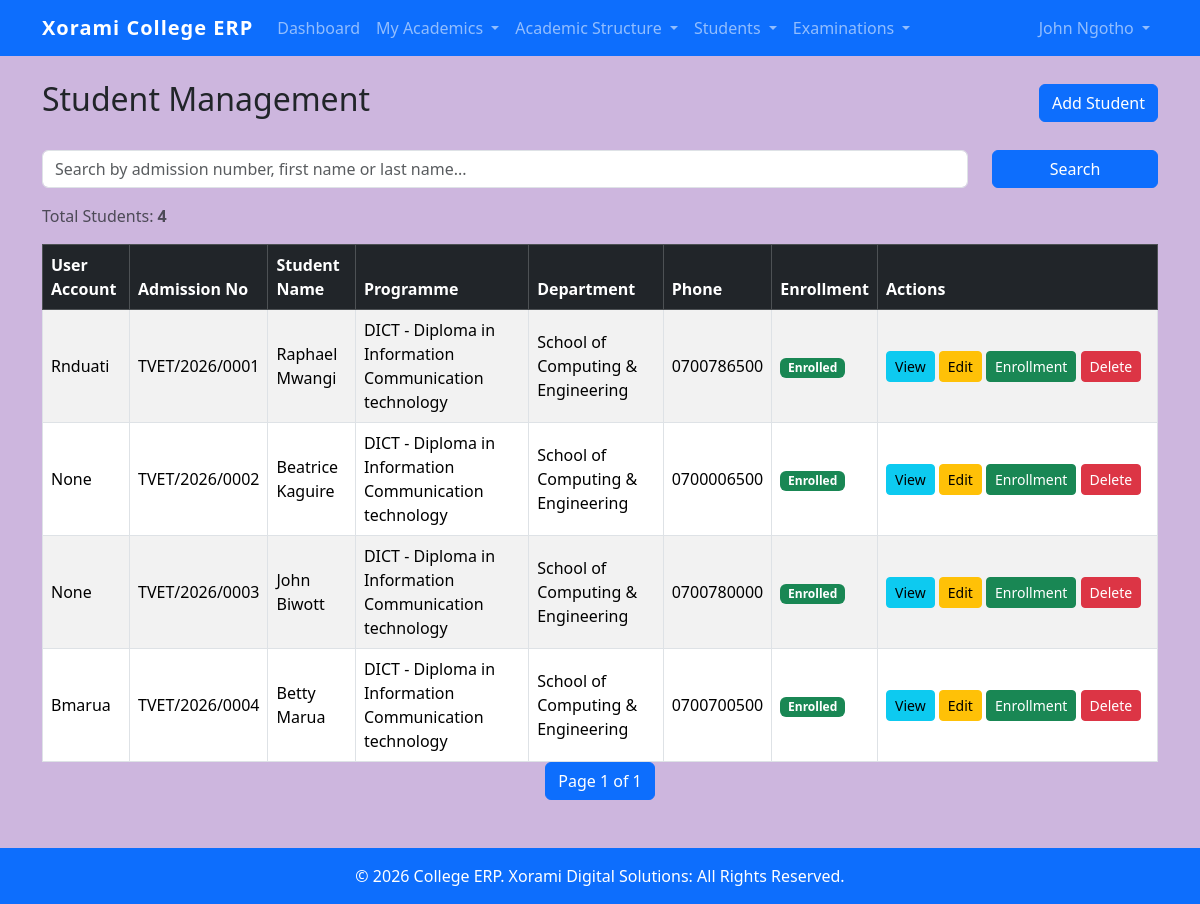
Page /students/ (signed in) on the committed database.
### students/models.py (models this page shows, shortened)
class Student(models.Model):
    ACTIVE = "ACTIVE"
    INACTIVE = "INACTIVE"
    STATUS_CHOICES = [
        (ACTIVE, "Active"),
        (INACTIVE, "Inactive"),
    ]
    user = models.OneToOneField(
        User,
        on_delete=models.CASCADE,
        related_name="student_profile",
        null=True,
        blank=True,
    )
    admission_no = models.CharField(
        max_length=20,
        unique=True,
        blank=True,
    )
    first_name = models.CharField(
        max_length=100,
    )
    middle_name = models.CharField(
        max_length=100,
        blank=True,
    )
    last_name = models.CharField(
        max_length=100,
    )
    gender = models.CharField(
        max_length=10,
        choices=Applicant.GENDER_CHOICES,
    )
    date_of_birth = models.DateField(
        null=True,
        blank=True,
    )
    id_number = models.CharField(
        max_length=20,
        unique=True,
        null=True,
        blank=True,
    )
    phone = models.CharField(
        max_length=20,
    )
    email = models.EmailField(
        blank=True,
    )
    address = models.TextField(
        blank=True,
    )
    programme = models.ForeignKey(
        Programme,
        on_delete=models.PROTECT,
        related_name="students",
    )
    admission_date = models.DateField(
        default=timezone.now,
    )
    status = models.CharField(
        max_length=10,
        choices=STATUS_CHOICES,
        default=ACTIVE,
    )
    created_at = models.DateTimeField(
        auto_now_add=True,
    )
    updated_at = models.DateTimeField(
        auto_now=True,
    )
    class Meta:
        ordering = [
            "admission_no",
        ]
    @property
    def current_enrollment(self):
        return (
            self.enrollments
            .filter(
                status=SemesterEnrollment.ENROLLED,
            )
            .select_related(
                "programme_level",
                "academic_year",
                "semester",
            )
            .order_by(
                "-academic_year",
                "-semester",
                "-id",
            )
            .first()
        )

class Programme(models.Model):
    ARTISAN = "ARTISAN"
    CERTIFICATE = "CERTIFICATE"
    DIPLOMA = "DIPLOMA"
    HIGHER_DIPLOMA = "HIGHER_DIPLOMA"
    AWARD_CHOICES = [
        (ARTISAN, "Artisan"),
        (CERTIFICATE, "Certificate"),
        (DIPLOMA, "Diploma"),
        (HIGHER_DIPLOMA, "Higher Diploma"),
    ]
    course = models.ForeignKey(
        Course,
        on_delete=models.PROTECT,
        related_name="programmes",
    )
    code = models.CharField(
        max_length=20,
        unique=True,
    )
    name = models.CharField(
        max_length=200,
    )
    award = models.CharField(
        max_length=30,
        choices=AWARD_CHOICES,
    )
    duration_semesters = models.PositiveSmallIntegerField(
        default=2,
    )
    description = models.TextField(
        blank=True,
    )
    is_active = models.BooleanField(
        default=True,
    )
    created_at = models.DateTimeField(
        auto_now_add=True,
    )
    updated_at = models.DateTimeField(
        auto_now=True,
    )
    class Meta:
        ordering = [
            "course",
            "award",
            "name",
        ]
        unique_together = (
            "course",
            "award",
            "name",
        )

class Course(models.Model):
    department = models.ForeignKey(
        Department,
        on_delete=models.PROTECT,
        related_name="courses",
    )
    code = models.CharField(
        max_length=20,
        unique=True,
    )
    name = models.CharField(
        max_length=200,
    )
    description = models.TextField(
        blank=True,
    )
    is_active = models.BooleanField(
        default=True,
    )
    created_at = models.DateTimeField(
        auto_now_add=True,
    )
    updated_at = models.DateTimeField(
        auto_now=True,
    )
    class Meta:
        ordering = [
            "department",
            "name",
        ]
        unique_together = (
            "department",
            "name",
        )

class Department(models.Model):
    code = models.CharField(
        max_length=20,
        unique=True,
    )
    name = models.CharField(
        max_length=100,
        unique=True,
    )
    description = models.TextField(
        blank=True,
    )
    is_active = models.BooleanField(
        default=True,
    )
    created_at = models.DateTimeField(
        auto_now_add=True,
    )
    updated_at = models.DateTimeField(
        auto_now=True,
    )
    class Meta:
        ordering = [
            "name",
        ]
        verbose_name = "Department"
        verbose_name_plural = "Departments"

### students/views.py (the view, shortened to what this page needs)
@login_required
@permission_required(
    "students.view_student",
    raise_exception=True,
)
def student_list(request):
    query = request.GET.get("q")
    students = (
        Student.objects
        .select_related(
            "programme",
            "programme__course",
            "programme__course__department",
        )
        .order_by(
            "admission_no"
        )
    )
    paginator = Paginator(
        students,
        10
    )
    page_number = request.GET.get(
        "page"
    )
    page_obj = paginator.get_page(
        page_number
    )
    return render(
        request,
        "students/student_list.html",
        {
            "page_obj": page_obj,
            "query": query,
            "total_students": students.count(),
        }
    )

### students/templatetags/student_extras.py (called while the page is built)
@register.filter
def has_group(user, group_name):
    if user.is_anonymous:
        return False
    return user.groups.filter(name=group_name).exists()

### templates/students/student_list.html (shortened to what this page needs)
{% extends "base.html" %}
{% block content %}
<div class="d-flex justify-content-between align-items-center mb-4">
<h2>Student Management</h2>
<a href="{% url 'student_create' %}"
   class="btn btn-primary">
    Add Student
</a>
</div>
<form method="GET" class="row mb-3">
<div class="col-md-10">
    <input
        type="text"
        name="q"
        class="form-control"
        placeholder="Search by admission number, first name or last name..."
        value="{{ query|default:'' }}">
</div>
<div class="col-md-2">
    <button
        class="btn btn-primary w-100"
        type="submit">
        Search
    </button>
</div>
</form>
<p class="text-muted">
Total Students:
<strong>{{ total_students }}</strong>
</p>
<div class="table-responsive">
<table class="table table-striped table-hover table-bordered align-middle">
<thead class="table-dark">
    <tr>
        <th>User Account</th>
        <th>Admission No</th>
        <th>Student Name</th>
        <th>Programme</th>
        <th>Department</th>
        <th>Phone</th>
        <th>Enrollment</th>
        <th width="280">Actions</th>
    </tr>
</thead>
<tbody>
{% for student in page_obj %}
    <tr>
        <td>{{ student.user }}</td>
        <td>{{ student.admission_no }}</td>
        <td>
            {{ student.first_name }}
            {{ student.last_name }}
        </td>
        <td> {{ student.programme.code }} - {{ student.programme.name }}</td>
        <td>{{ student.programme.course.department.name }}</td>
        <td>{{ student.phone }}</td>
        <td>
            {% if student.current_enrollment %}
                <span class="badge bg-success">
                    Enrolled
                </span>
            {% else %}
                <span class="badge bg-secondary">
                    Not Enrolled
                </span>
            {% endif %}
        </td>
        <td class="text-nowrap">
            <a href="{% url 'student_detail' student.id %}"
               class="btn btn-info btn-sm">
                View
            </a>
            <a href="{% url 'student_update' student.id %}"
               class="btn btn-warning btn-sm">
                Edit
            </a>
            {% if student.current_enrollment %}
                <a href="{% url 'semester_enrollment_detail' student.current_enrollment.id %}"
                   class="btn btn-success btn-sm">
                    Enrollment
                </a>
            {% else %}
                <a href="{% url 'enroll_student' student.id %}"
                   class="btn btn-primary btn-sm">
                    Enroll
                </a>
            {% endif %}
            <a href="{% url 'student_delete' student.id %}"
               class="btn btn-danger btn-sm">
                Delete
            </a>
        </td>
    </tr>
{% empty %}
    <tr>
        <td colspan="8" class="text-center">
            No students found.
        </td>
    </tr>
{% endfor %}
</tbody>
</table>
</div>
<nav>
<ul class="pagination justify-content-center">
<li class="page-item active">
    <span class="page-link">
        Page {{ page_obj.number }}
        of
        {{ page_obj.paginator.num_pages }}
    </span>
</li>
</ul>
</nav>
{% endblock %}

### templates/includes/nav/account_menu.html (shortened to what this page needs)
<li class="nav-item dropdown">
    <a class="nav-link dropdown-toggle"
       href="#"
       role="button"
       data-bs-toggle="dropdown"
       aria-expanded="false">
        {{ user.get_full_name|default:user.username }}
    </a>
</li>

### static/css/style.css (style rules this page uses)
body { background-color:#cdb6de; }
.table { margin-bottom:0; }

### rows in the picture
Student: user "Rnduati", admission_no "TVET/2026/0001", first_name "Raphael", last_name "Mwangi", programme.code "DICT", programme.name "Diploma in Information Communication technology", programme.course.department.name "School of Computing & Engineering", phone "0700786500", shows "Enrolled", shows "Enrollment"
Student: user "None", admission_no "TVET/2026/0002", first_name "Beatrice", last_name "Kaguire", programme.code "DICT", programme.name "Diploma in Information Communication technology", programme.course.department.name "School of Computing & Engineering", phone "0700006500", shows "Enrolled", shows "Enrollment"
Student: user "None", admission_no "TVET/2026/0003", first_name "John", last_name "Biwott", programme.code "DICT", programme.name "Diploma in Information Communication technology", programme.course.department.name "School of Computing & Engineering", phone "0700780000", shows "Enrolled", shows "Enrollment"
Student: user "Bmarua", admission_no "TVET/2026/0004", first_name "Betty", last_name "Marua", programme.code "DICT", programme.name "Diploma in Information Communication technology", programme.course.department.name "School of Computing & Engineering", phone "0700700500", shows "Enrolled", shows "Enrollment"

### other values in the picture
{{ user.get_full_name|default:user.username }} "John Ngotho"
{{ total_students }} "4"
{{ page_obj.number }} "1"
{{ page_obj.paginator.num_pages }} "1"
